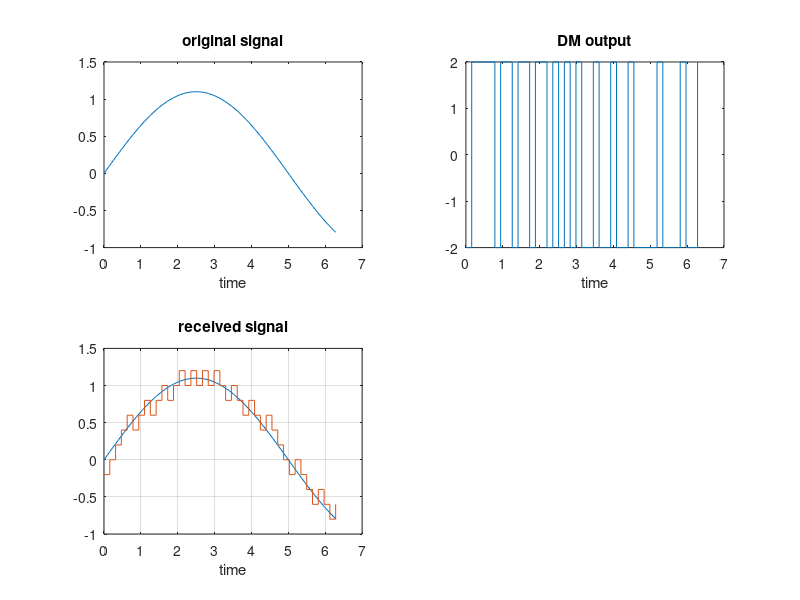

Source code (MATLAB):
%delta modulation = 1-bit differential pulse code modulation (DPCM)
predictor = [0 1]; % y(k)=x(k-1)
%partition = [-1:.1:.9];codebook = [-1:.1:1];
step=0.2; %SFs>=2pifA
partition = [0];codebook = [-1*step step]; %DM quantizer
t = [0:pi/20:2*pi];
x = 1.1*sin(2*pi*0.1*t); % Original signal, a sine wave
% Quantize x(t) using DPCM.
encodedx = dpcmenco(x,codebook,partition,predictor);
% Try to recover x from the modulated signal.
decodedx = dpcmdeco(encodedx,codebook,predictor);
distor = sum((x-decodedx).^2)/length(x) % Mean square error
% plots
figure,
subplot(2,2,1);plot(t,x);
xlabel('time');title('original signal');
subplot(2,2,2);
stairs(t,10*codebook(encodedx+1));
xlabel('time');title('DM output');
subplot(2,2,3);plot(t,x);
hold;
stairs(t,decodedx);
grid;xlabel('time');title('received signal');
